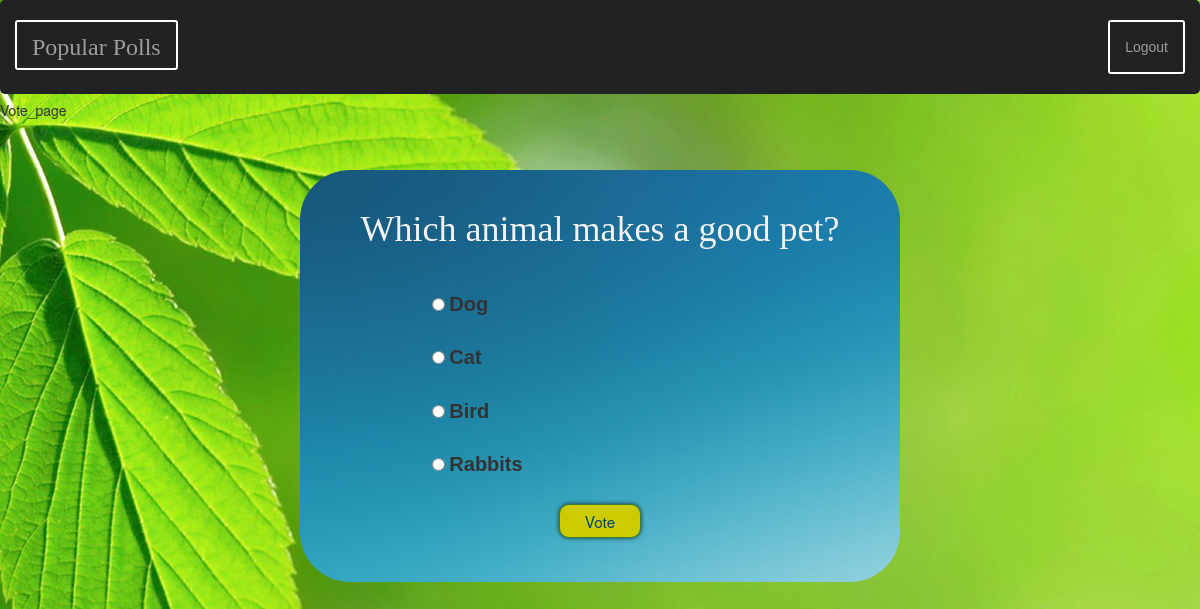
Page /polls/3/ on the committed database.
### polls/models.py (models this page shows, shortened)
class Question(models.Model):
	question_text = models.CharField(max_length=200)
	pub_date = models.DateTimeField('date published')
	def was_published_recently(self):
		now = timezone.now()
		return now - datetime.timedelta(days=1) <= self.pub_date <=now
	was_published_recently.admin_order_field = 'pub_date'
	was_published_recently.boolean = True
	was_published_recently.short_description = 'Published recently?'

class Choice(models.Model):
	question = models.ForeignKey(Question)
	choice_text = models.CharField(max_length=200)
	votes = models.IntegerField(default=0)
	percent = models.IntegerField(default=0)

### polls/views.py (the view)
# urls.py: url(r'^(?P<pk>\d+)/$', views.DetailView.as_view(), name='detail'),
class DetailView(generic.DetailView):
	model = Question
	template_name = 'polls/detail.html'
	def get_queryset(self):
		return Question.objects.filter(pub_date__lte=timezone.now())

### polls/templates/polls/detail.html (shortened to what this page needs)
{% extends 'polls/base.html' %}
{% block body %}
{% block title %}Vote_page{% endblock %}
<div class="center detailover">
	<div class="center colortext1">
		<h1 class="quest_head"> {{ question.question_text }}</h1>
	</div>
	<div class="center">
		<form action="{% url 'polls:vote' question.id %}" method="post">
			{% for choice in question.choice_set.all %}
				<div class="center">
					<input type="radio" name="choice" id="choice{{ forloop.counter }}" value="{{ choice.id}}" />
						<label class="options " for="choice{{ forloop.counter }}">{{ choice.choice_text }}</label><br/>
				</div>
			{% endfor %}
			<div class="center quest_head">
				<input id="gobutton" type="submit" value="Vote" />
			</div>
		</form>
	</div>
</div>
{% endblock %}

### polls/static/polls/style.css (style rules this page uses)
.center { margin: auto; width: 80%; padding: 10px; }
.colortext1 { width:90%; font-family: "Times New Roman", Times, serif; color:blue; }
.options { font-size: 20px; font-family: "Comic Sans MS", cursive, sans-serif; }
input#gobutton { cursor:pointer; padding:5px 25px; background:#cccc00; border:1px solid #33842a; -moz-border-radius: 10px; -webkit-border-radius: 10px; border-radius: 10px; -webkit-box-shadow: 0 0 4px rgba(0,0,0, .75); -moz-box-shadow: 0 0 4px rgba(0,0,0, .75); box-shadow: 0 0 4px rgba(0,0,0, .75); color:#004466; font-size:1.1em; }
.quest_head { color: #f2f2f2; width:100%; text-align: center; }
.detailover { border-radius: 50px; margin-top:50px; width:50%; background: white url("images/detail_bg.jpg") no-repeat ; }

### rows in the picture
Question: question_text "Which animal makes a good pet?"
Choice: choice_text "Dog"
Choice: choice_text "Cat"
Choice: choice_text "Bird"
Choice: choice_text "Rabbits"
